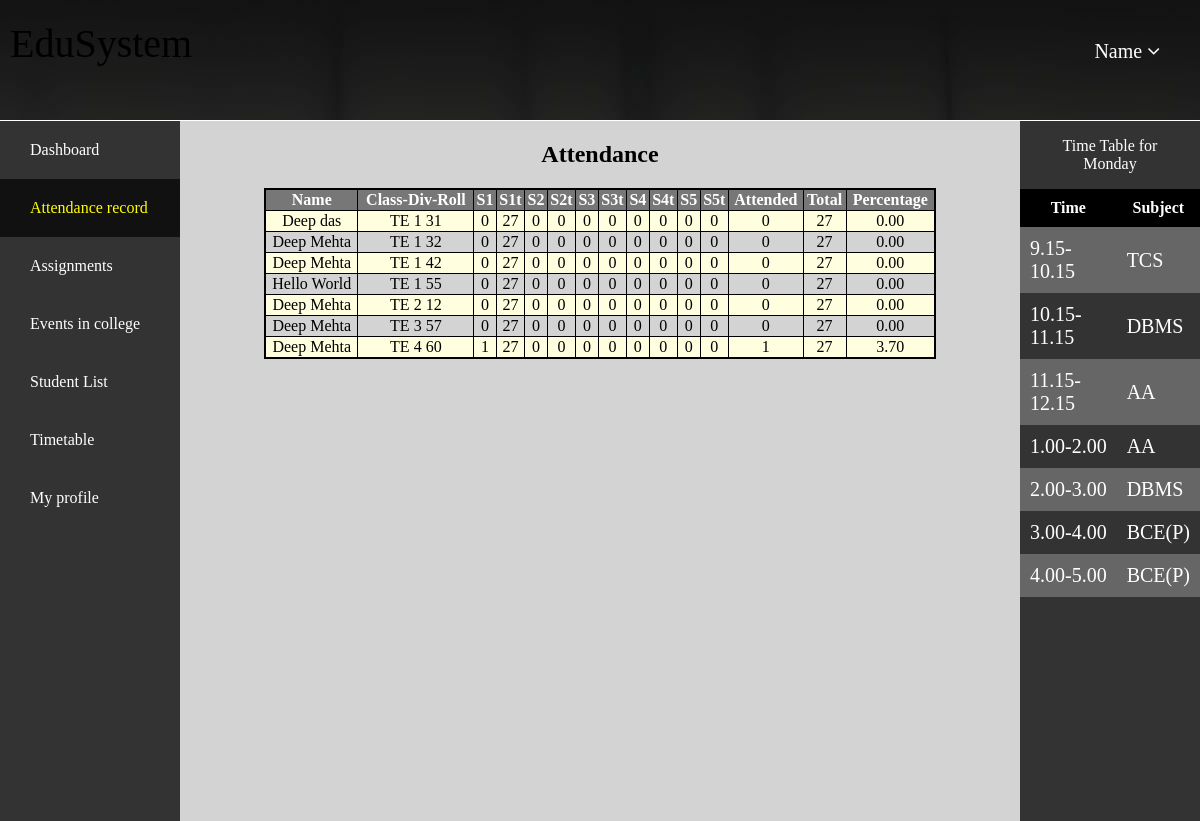
Page /home.php?page=attendance.php (signed in) on the earlier database version.
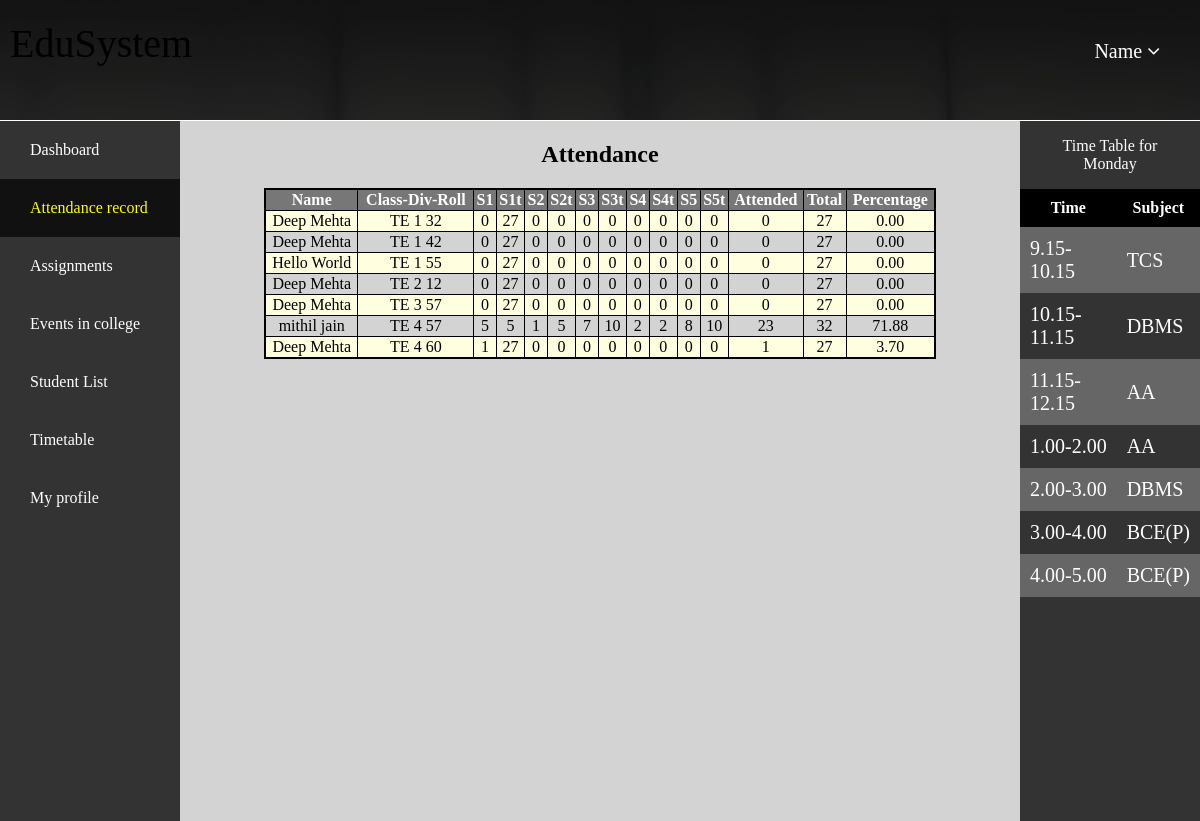
Same page on the later database version.
### tables this page shows
CREATE TABLE `profile` (
  `UserId` varchar(15) NOT NULL,
  `Fname` text NOT NULL,
  `Lname` text NOT NULL,
  `RegNo` int(5) NOT NULL,
  `Class` varchar(2) NOT NULL,
  `Division` int(1) NOT NULL,
  `RollNo` int(2) NOT NULL,
  `MobNo` bigint(10) NOT NULL,
  `Addr` varchar(50) NOT NULL,
  `Pass` varchar(32) NOT NULL DEFAULT 'sakec',
  `S1` int(2) NOT NULL DEFAULT '0',
  `S1t` int(2) NOT NULL DEFAULT '0',
  `S2` int(2) NOT NULL DEFAULT '0',
  `S2t` int(2) NOT NULL DEFAULT '0',
  `S3` int(2) NOT NULL DEFAULT '0',
  `S3t` int(2) NOT NULL DEFAULT '0',
  `S4` int(2) NOT NULL DEFAULT '0',
  `S4t` int(2) NOT NULL DEFAULT '0',
  `S5` int(2) DEFAULT '0',
  `S5t` int(2) NOT NULL DEFAULT '0',
  `Attended` int(2) AS (S1+S2+S3+S4+S5) VIRTUAL,
  `Total` int(2) AS (S1t+S2t+S3t+S4t+S5t) VIRTUAL,
  `Percent` decimal(4,2) AS ((S1+S2+S3+S4+S5)*100/(S1t+S2t+S3t+S4t+S5t)) VIRTUAL
);

### add_attendance.php (the view, shortened to what this page needs)
<!DOCTYPE html>
<html lang="en">
<head>
	<link rel="stylesheet" href="Addons/profile.css">
</head>
<body>
	<?php
	echo "<h2>Attendance<h2>";
	fetch();
	function fetch() {
		$user = 'student';
		$pass = 'sakec';
		$db = 'students';
		$conn = new mysqli('localhost', $user, $pass, $db) or die("Unable to connect to server".$db);
		$get_all = "select * from profile order by Division, RollNo";
		$data = mysqli_query($conn, $get_all) or die("No records found.");
		echo "<div class=\"table\"><table><tr><th>Name</th><th>Class-Div-Roll</th><th>S1</th><th>S1t</th><th>S2</th><th>S2t</th><th>S3</th><th>S3t</th><th>S4</th><th>S4t</th><th>S5</th><th>S5t</th><th>Attended</th><th>Total</th><th>Percentage</th></tr>";
		while($row = mysqli_fetch_assoc($data)) {
			echo "<tr><td>".$row["Fname"]." ".$row["Lname"]."</td><td>".$row["Class"]." ".$row["Division"]." ".$row["RollNo"]."</td><td>".$row["S1"]."</td><td>".$row["S1t"]."</td><td>".$row["S2"]."</td><td>".$row["S2t"]."</td><td>".$row["S3"]."</td><td>".$row["S3t"]."</td><td>".$row["S4"]."</td><td>".$row["S4t"]."</td><td>".$row["S5"]."</td><td>".$row["S5t"]."</td><td>".$row["Attended"]."</td><td>".$row["Total"]."</td><td>".$row["Percent"]."</td></tr>";
		}
		echo "</table></div>";
	}
?>
</body>
</html>

Differences in the rows shown:
removed profile: Fname "Deep", Lname "das", Class "TE", Division "1", RollNo "31", S1 "0", S1t "27", S2 "0", S2t "0", S3 "0", S3t "0", S4 "0", S4t "0", S5 "0", S5t "0", Attended "0", Total "27", Percent "0.00"
added profile: Fname "mithil", Lname "jain", Class "TE", Division "4", RollNo "57", S1 "5", S1t "5", S2 "1", S2t "5", S3 "7", S3t "10", S4 "2", S4t "2", S5 "8", S5t "10", Attended "23", Total "32", Percent "71.88"
